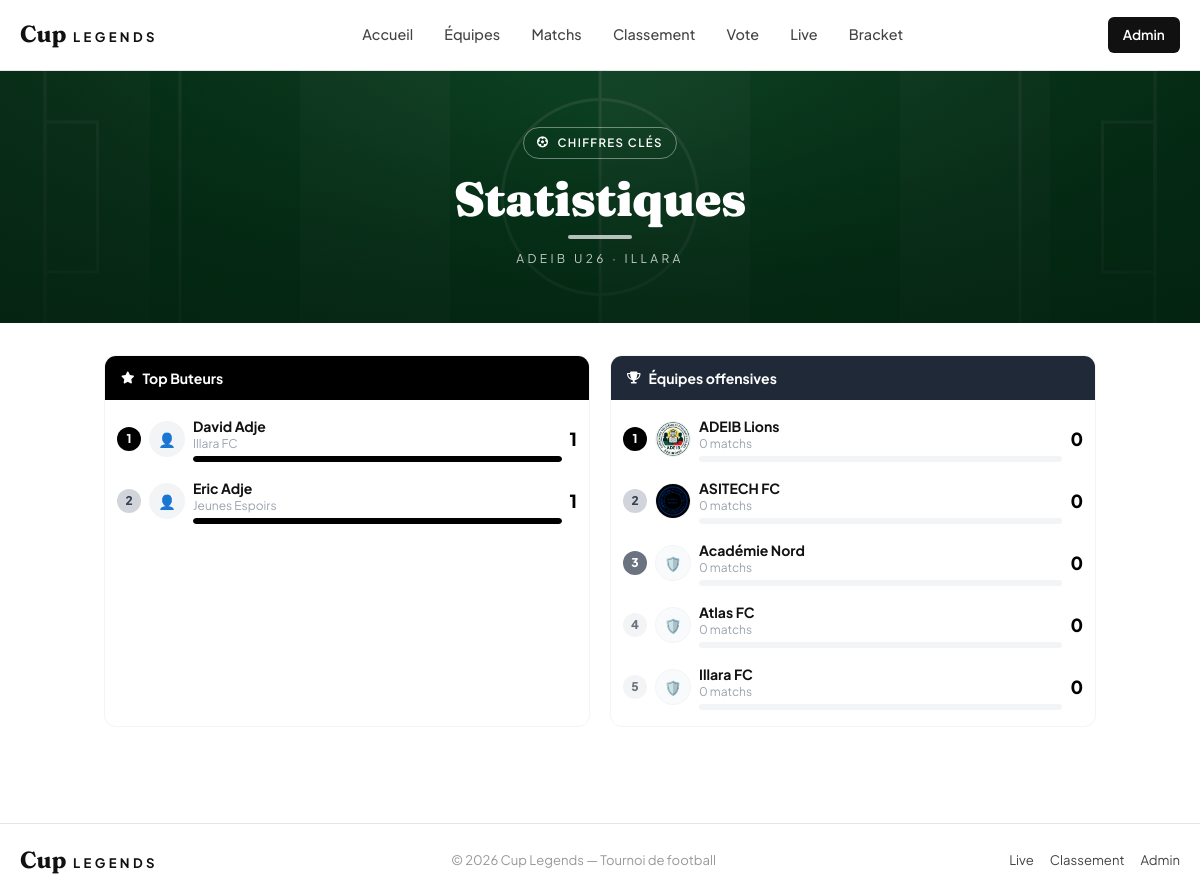
The page /statistics/ (signed in) on the database its author committed.
### tournament/models.py (models this page shows, shortened)
class Player(models.Model):
    POSITION_CHOICES = [
        ('GK', 'Gardien'),
        ('DEF', 'Défenseur'),
        ('MID', 'Milieu'),
        ('FWD', 'Attaquant'),
    ]
    team = models.ForeignKey(Team, on_delete=models.CASCADE, related_name='players')
    first_name = models.CharField(max_length=100)
    last_name = models.CharField(max_length=100)
    nickname = models.CharField(max_length=100, blank=True, verbose_name='Surnom (nom de maillot)')
    age = models.PositiveIntegerField()
    position = models.CharField(max_length=3, choices=POSITION_CHOICES, default='MID')
    jersey_number = models.PositiveIntegerField(null=True, blank=True)
    photo = models.ImageField(upload_to='players/', blank=True, null=True)
    is_captain = models.BooleanField(default=False)
    yellow_cards = models.PositiveIntegerField(default=0, verbose_name='Cartons jaunes')
    red_cards = models.PositiveIntegerField(default=0, verbose_name='Cartons rouges')
    @property
    def full_name(self):
        return f'{self.first_name} {self.last_name}'
    class Meta:
        verbose_name = 'Joueur'
        ordering = ['last_name', 'first_name']

class Team(models.Model):
    tournament = models.ForeignKey(Tournament, on_delete=models.CASCADE, related_name='teams')
    name = models.CharField(max_length=200)
    logo = models.ImageField(upload_to='teams/', blank=True, null=True)
    group = models.ForeignKey(Group, on_delete=models.SET_NULL, null=True, blank=True, related_name='teams')
    coach_name = models.CharField(max_length=200, blank=True, verbose_name='Entraîneur')
    president_name = models.CharField(max_length=200, blank=True, verbose_name='Président')
    qr_code = models.ImageField(upload_to='qrcodes/', blank=True, null=True)
    created_at = models.DateTimeField(auto_now_add=True)
    class Meta:
        verbose_name = 'Équipe'
        ordering = ['name']

### tournament/views.py (the view)
# urls.py: path('statistics/', views.statistics_view, name='statistics'),
def statistics_view(request):
    tournament = get_active_tournament()
    top_scorers = (
        Player.objects.filter(team__tournament=tournament)
        .annotate(goal_count=Count('goals', filter=Q(goals__match__tournament=tournament)))
        .filter(goal_count__gt=0)
        .order_by('-goal_count')[:10]
        if tournament
        else Player.objects.none()
    )
    teams_stats = []
    if tournament:
        for team in tournament.teams.all():
            finished_matches = Match.objects.filter(
                Q(home_team=team) | Q(away_team=team),
                status='FINISHED'
            )
            total_goals = 0
            for m in finished_matches:
                if m.home_team == team:
                    total_goals += m.home_score
                else:
                    total_goals += m.away_score
            teams_stats.append({
                'team': team,
                'goals': total_goals,
                'matches': finished_matches.count(),
            })
        teams_stats.sort(key=lambda x: x['goals'], reverse=True)
    goalkeepers = Player.objects.filter(position='GK').annotate(
        goals_conceded=Count('team__home_matches') + Count('team__away_matches')
    )
    return render(request, 'tournament/statistics.html', {
        'tournament': tournament,
        'top_scorers': top_scorers,
        'teams_stats': teams_stats[:5],
        'goalkeepers': goalkeepers,
    })

### tournament/context_processors.py (called while the page is built)
def active_tournament(request):
    today = timezone.localdate()
    active = Tournament.objects.filter(is_active=True)
    tournament = active.filter(
        start_date__isnull=False,
        end_date__isnull=False,
        start_date__lte=today,
        end_date__gte=today,
    ).order_by('start_date').first()
    if tournament is None:
        tournament = active.filter(
            start_date__isnull=False,
            start_date__gte=today,
        ).order_by('start_date').first()
    if tournament is None:
        tournament = active.order_by('-start_date', '-id').first()
    return {'tournament': tournament}

### tournament/views.py (called while the page is built)
def get_active_tournament():
    today = timezone.localdate()
    active = Tournament.objects.filter(is_active=True)
    ongoing = active.filter(
        start_date__isnull=False,
        end_date__isnull=False,
        start_date__lte=today,
        end_date__gte=today,
    ).order_by('start_date').first()
    if ongoing:
        return ongoing
    upcoming = active.filter(
        start_date__isnull=False,
        start_date__gte=today,
    ).order_by('start_date').first()
    if upcoming:
        return upcoming
    return active.order_by('-start_date', '-id').first()

### templates/tournament/statistics.html (shortened to what this page needs)
{% extends "base.html" %}{% load static %}
{% block content %}
{% include "_page_hero.html" with title="Statistiques" eyebrow="Chiffres clés" %}
<div class="max-w-5xl mx-auto px-4 py-8">
  <div class="grid grid-cols-1 md:grid-cols-2 gap-5">
    <div class="bg-white rounded-xl border border-gray-100 overflow-hidden">
      <div class="flex items-center gap-2 px-4 py-3 text-white text-sm font-bold bg-black">
        <i class="fas fa-star text-white text-xs"></i> Top Buteurs
      </div>
      <div class="p-3 space-y-2">
        {% if top_scorers %}
          {% with max=top_scorers.0.goal_count %}
          {% for s in top_scorers %}
          <div class="flex items-center gap-2 py-1">
            <span class="w-6 h-6 rounded-full flex items-center justify-center text-xs font-black shrink-0
              {% if forloop.counter == 1 %}bg-black text-white{% elif forloop.counter == 2 %}bg-gray-300 text-gray-700{% elif forloop.counter == 3 %}bg-gray-500 text-white{% else %}bg-gray-100 text-gray-500{% endif %}">{{ forloop.counter }}</span>
            {% if s.photo %}<img src="{{ s.photo.url }}" class="w-9 h-9 rounded-full object-cover border border-gray-100 shrink-0" alt="">
            {% else %}<div class="w-9 h-9 rounded-full bg-gray-100 flex items-center justify-center shrink-0 text-sm">👤</div>{% endif %}
            <div class="flex-1 min-w-0">
              <div class="text-sm font-bold truncate">{{ s.full_name }}</div>
              <div class="text-xs text-gray-400 truncate">{{ s.team.name }}</div>
              <div class="h-1.5 bg-gray-100 rounded-full mt-1 overflow-hidden">
                <div class="h-full rounded-full transition-all duration-700 bg-black" style="width:0" data-bar="{% widthratio s.goal_count max 100 %}"></div>
              </div>
            </div>
            <span class="text-lg font-black shrink-0 text-black">{{ s.goal_count }}</span>
          </div>
          {% endfor %}
          {% endwith %}
        {% else %}
          <div class="text-center py-8 text-gray-400"><div class="text-4xl mb-2">⭐</div>Aucun but inscrit</div>
        {% endif %}
      </div>
    </div>
    <div class="bg-white rounded-xl border border-gray-100 overflow-hidden">
      <div class="flex items-center gap-2 px-4 py-3 text-white text-sm font-bold bg-gray-800">
        <i class="fas fa-trophy text-xs"></i> <span>Équipes offensives</span>
      </div>
      <div class="p-3 space-y-2">
        {% if teams_stats %}
          {% with max=teams_stats.0.goals %}
          {% for ts in teams_stats %}
          <div class="flex items-center gap-2 py-1">
            <span class="w-6 h-6 rounded-full flex items-center justify-center text-xs font-black shrink-0
              {% if forloop.counter == 1 %}bg-black text-white{% elif forloop.counter == 2 %}bg-gray-300 text-gray-700{% elif forloop.counter == 3 %}bg-gray-500 text-white{% else %}bg-gray-100 text-gray-500{% endif %}">{{ forloop.counter }}</span>
            <div class="w-9 h-9 rounded-full border border-gray-100 overflow-hidden bg-gray-50 flex items-center justify-center shrink-0">
              {% if ts.team.logo %}<img src="{{ ts.team.logo.url }}" class="w-full h-full object-cover" alt="">{% else %}<span class="text-sm">🛡️</span>{% endif %}
            </div>
            <div class="flex-1 min-w-0">
              <div class="text-sm font-bold truncate">{{ ts.team.name }}</div>
              <div class="text-xs text-gray-400">{{ ts.matches }} match{{ ts.matches|pluralize }}</div>
              <div class="h-1.5 bg-gray-100 rounded-full mt-1 overflow-hidden">
              </div>
            </div>
            <span class="text-lg font-black shrink-0 text-black">{{ ts.goals }}</span>
          </div>
          {% endfor %}
          {% endwith %}
        {% else %}
          <div class="text-center py-8 text-gray-400"><div class="text-4xl mb-2">🏆</div>Aucune statistique</div>
        {% endif %}
      </div>
    </div>
  </div>
</div>
{% endblock %}

### static/css/main.css (style rules this page uses)
:root { --color-bg: #FFFFFF; --color-fg: #111111; --color-soft: #F5F5F5; --color-line: #E5E5E5; --color-muted: #999999; --color-dim: #444444; --font-display: 'Fraunces', Georgia, serif; --font-body: 'Plus Jakarta Sans', system-ui, sans-serif; --radius: 6px; }
* { box-shadow: none !important; text-shadow: none !important; }
*, *::before, *::after { background-image: none !important; }
* { font-family: var(--font-body); }
body { color: var(--color-fg); background: var(--color-bg) !important; font-family: var(--font-body); -webkit-font-smoothing: antialiased; margin: 0; }
:root { --pitch: #0d7a3c; --pitch-dark: #064d24; --gold: #e7b84b; }

### rows shown on the page
Player: full_name "David Adje", team.name "Illara FC", goal_count "1"
Player: full_name "Eric Adje", team.name "Jeunes Espoirs", goal_count "1"
Team: team.logo (picture), team.name "ADEIB Lions", matches "0", goals "0"
Team: team.logo (picture), team.name "ASITECH FC", matches "0", goals "0"
Team: team.name "Académie Nord", matches "0", goals "0"
Team: team.name "Atlas FC", matches "0", goals "0"
Team: team.name "Illara FC", matches "0", goals "0"

### other values the page prints
{{ eyebrow }} "CHIFFRES CLÉS"
{{ title }} "Statistiques"
{{ subtitle|default:"ADEIB U26 · Illara" }} "ADEIB U26 · ILLARA"
